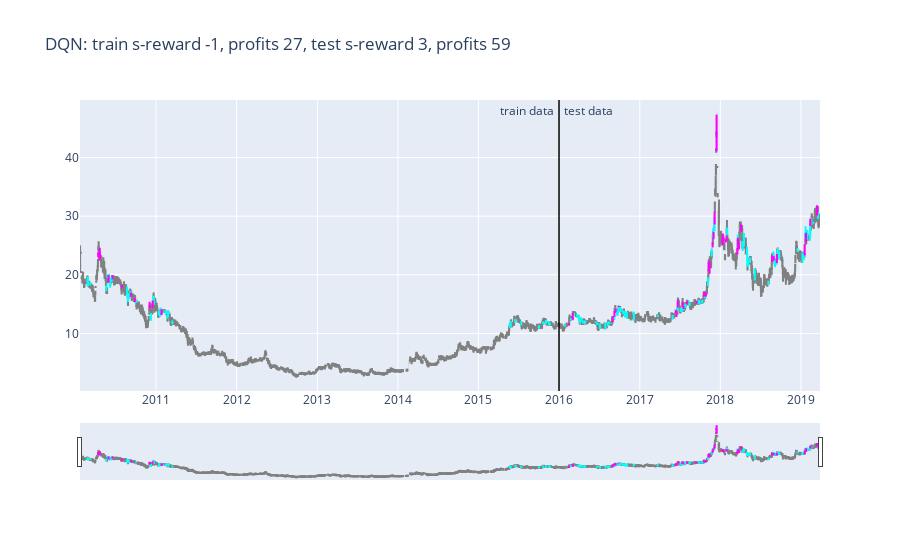

The code cell stored with this chart in its notebook:
### Code cell
plot_train_test_by_q(Environment1(train), Environment1(test), Q, 'DQN')
